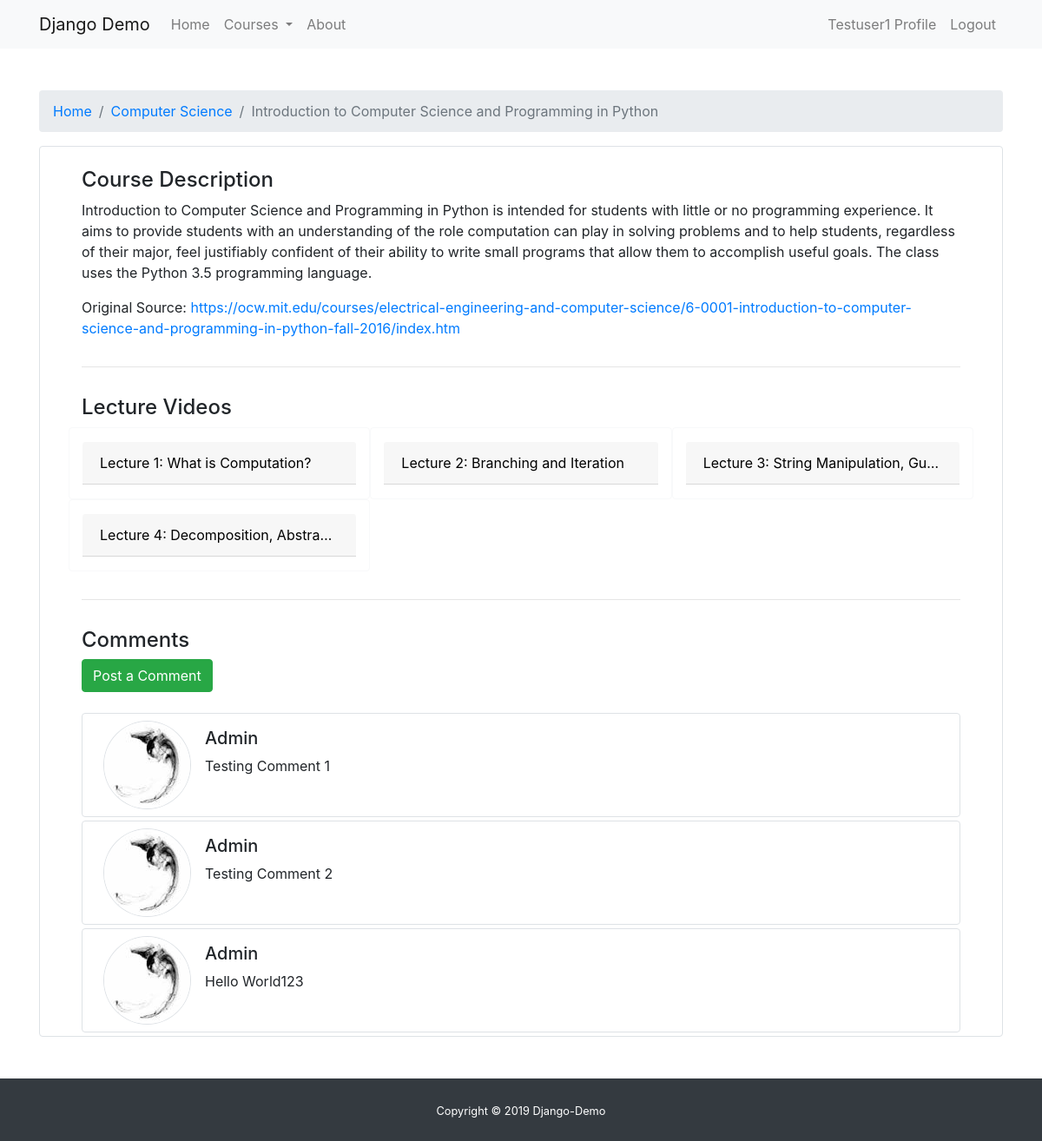
Screenshot of /course/1/ (signed in) with the database file from the repository.
### main/models.py (models this page shows, shortened)
class Course(models.Model):
    subject = models.ForeignKey('Subject', on_delete=models.CASCADE)
    author = models.ForeignKey(User, on_delete=models.CASCADE)
    title = models.CharField(max_length=255, null=False)
    teacher = models.CharField(max_length=100, default='Unknown')
    description = models.TextField(null=False)
    source_link = models.TextField(default="No Source")

class Subject(models.Model):
    title = models.CharField(max_length=100, null=False)
    description = models.TextField(null=False)
    slug = models.SlugField()
    def __str__(self):
        return f'{self.title}'

class CourseVideo(models.Model):
    course = models.ForeignKey('Course', on_delete=models.CASCADE)
    title = models.CharField(max_length=255, null=False)
    description = models.TextField(null=False)
    teacher = models.CharField(max_length=100, default='Unknown')
    link = models.CharField(max_length=11, null=False)

class Comment(models.Model):
    user = models.ForeignKey(User, on_delete=models.CASCADE)
    course = models.ForeignKey('Course', on_delete=models.CASCADE)
    comment = models.TextField(null=False)

### user/models.py (models this page shows, shortened)
class Profile(models.Model):
    user = models.OneToOneField(User, on_delete=models.CASCADE)
    image = models.ImageField(default='default.jpg', upload_to='profile_pics')

### main/views.py (the view)
# urls.py: path('course/<int:pk>/', CourseDetailView.as_view(), name='main-course'),
class CourseDetailView(DetailView):
    model = Course
    template_name = "main/course_detail.html"
    context_object_name = 'course'
    extra_context = {
        'title': 'Course Detail'
    }

### main/context_processor.py (called while the page is built)
def custom_context(request):
    subjects = Subject.objects.all()
    courses = Course.objects.all()
    videos = CourseVideo.objects.all()
    comments = Comment.objects.all()
    profile = Profile.objects.all()
    return {
        'subjects': subjects,
        'courses': courses,
        'videos': videos,
        'comments': comments,
        'profile': profile
    }

### main/templates/main/course_detail.html
{% extends "main/base.html" %}
{% load crispy_forms_tags %}
{% block content %}
    <div class="container my-5">
        <nav aria-label="breadcrumb">
            <ol class="breadcrumb">
                <li class="breadcrumb-item"><a href="{% url 'main-index' %}">Home</a></li>
                <li class="breadcrumb-item"><a href="{% url 'main-subjects' course.subject.slug %}">{{ course.subject.title }}</a></li>
                <li class="breadcrumb-item active" aria-current="page">{{ course.title }}</li>
            </ol>
        </nav>
        <div class="pt-4 px-5 border rounded">
            <h4 id="description-section">Course Description</h4>
            <p>{{ course.description }}</p>
            <p  class="pb-3">Original Source: <a href="{{ course.source_link }}">{{ course.source_link }}</a></p>
            <hr class="pb-3" />
            <h4 id="coursevideo-section">Lecture Videos</h4>
            <div class="row pb-3">
                {% for video in videos %}
                    {% if video.course == course %}
                        <div class="card border-light col-lg-4 py-3">
                            <a href="{% url 'main-video' course.pk video.pk %}" id="anchor-no-style">
                                <div class="card-header text-truncate">{{ video.title }}</div>
                            </a>
                        </div>
                    {% endif %}
                {% endfor %}
            </div>
            <hr class="pb-3" />
            <div>
                <h4 id="comment-section">Comments</h4>
                <div class="mb-4">
                    <button type="button" class="btn btn-success">
                        <a class="text-white" href="{% url 'main-comment' course.pk %}">Post a Comment</a>
                    </button>
                </div>
                {% if not comments.count == 0 %}
                    {% for comment in comments %}
                        {% if comment.course == course %}
                            <div class="media border rounded my-1 py-2 px-4">
                                <img src="{{ comment.user.profile.image.url }}"
                                     class="mr-3 border rounded-circle" alt="Profile Image">
                                <div class="media-body mt-2">
                                    <h5>{{ comment.user.username|title }}</h5>
                                    <p>
                                        {{ comment.comment}}
                                    </p>
                                </div>
                            </div>
                        {% endif %}
                    {% endfor %}
                {% else %}
                    <div class="pt-2">
                        <p class="text-muted text-center">There are no comments yet!</p>
                    </div>
                {% endif %}
            </div>
        </div>
    </div>
{% endblock %}

### main/templates/main/base.html (shortened to what this page needs)
{% load static %}
<!DOCTYPE html>
<html lang="en">
<head>
    <link rel="stylesheet" href="https://maxcdn.bootstrapcdn.com/bootstrap/4.0.0/css/bootstrap.min.css">
    <link rel="stylesheet" type="text/css" href="{% static 'main/css/main.css' %}">
</head>
<body>
<nav class="navbar navbar-expand-lg navbar-light bg-light sticky-top">
    <div class="container">
        <a class="navbar-brand" href="{% url "main-index" %}">Django Demo</a>
        <div class="collapse navbar-collapse" id="navbarNav">
            <div class="mr-auto">
                <ul class="navbar-nav">
                    <li class="nav-item">
                        <a class="nav-link" href="{% url 'main-index' %}">Home</a>
                    </li>
                    <li class="nav-item dropdown">
                        <a class="nav-link dropdown-toggle" href="#"
                           id="navbarDropdown" role="button" data-toggle="dropdown" aria-haspopup="true" aria-expanded="false">
                            Courses
                        </a>
                    </li>
                    <li class="nav-item">
                        <a class="nav-link" href="{% url 'main-about' %}">About</a>
                    </li>
                </ul>
            </div>
            <div>
                <ul class="navbar-nav">
                    {% if user.is_authenticated %}
                        <li class="nav-item">
                            <a class="nav-link" href="{% url 'profile' %}">{{ user.username|title }} Profile</a>
                        </li>
                        <li class="nav-item">
                            <a class="nav-link" href="{% url 'logout' %}">Logout</a>
                        </li>
                    {% endif %}
                </ul>
            </div>
        </div>
    </div>
</nav>
<main role="main" style="min-height: 600px">
    {% block content %}{% endblock %}
</main>
<footer id="sticky-footer" class="py-4 bg-dark text-white">
    <div class="container text-center">
        <small>Copyright &copy; 2019 Django-Demo</small>
    </div>
</footer>
</body>
</html>

### main/static/main/css/main.css (style rules this page uses)
#anchor-no-style { color: black; text-decoration: none; }

### rows the page displays
Course: subject "Computer Science", title "Introduction to Computer Science and Programming in Python", description "Introduction to Computer Science and Programming in Python is intended for students with little or no programming experience. It aims to provide students with an understanding of the role computation can play in solving problems and to help students, regardless of their major, feel justifiably confident of their ability to write small programs that allow them to accomplish useful goals. The class uses the Python 3.5 programming language.", source_link "https://ocw.mit.edu/courses/electrical-engineering-and-computer-science/6-0001-introduction-to-computer-science-and-programming-in-python-fall-2016/index.htm"
CourseVideo: title "Lecture 1: What is Computation?"
CourseVideo: title "Lecture 2: Branching and Iteration"
CourseVideo: title "Lecture 3: String Manipulation, Gu…"
CourseVideo: title "Lecture 4: Decomposition, Abstra…"
Comment: user.profile.image (picture), user.username "Admin", comment "Testing Comment 1"
Comment: user.profile.image (picture), user.username "Admin", comment "Testing Comment 2"
Comment: user.profile.image (picture), user.username "Admin", comment "Hello World123"

### other values shown
{{ user.username|title }} "Testuser1"
